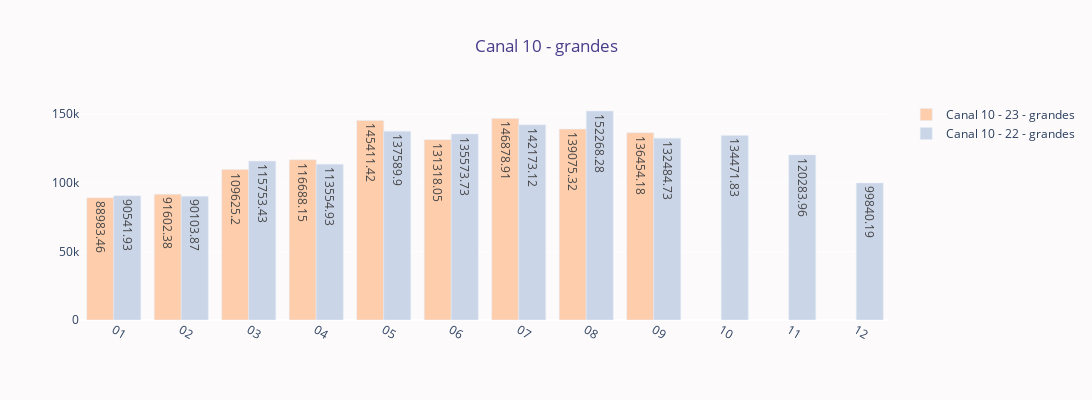

Notebook code for this chart:
### Markdown cell above
# grandes

### Code cell
qd =  grandes10_23.groupby(by='mes')['VolANP'].sum()
qo =  grandes10_22.groupby(by='mes')['VolANP'].sum()
qd = round(qd, 2)
qo = round(qo, 2)

trace1 = go.Bar(y=qd.values,
                x=qd.index,
                name = "Canal 10 - 23 - grandes",
                marker= dict (color ='#fdcdac' ),
                text=qd.values,
                orientation='v'
              )

trace2 = go.Bar(y=qo.values,
                x=qo.index,
                name = "Canal 10 - 22 - grandes",
                marker={'color' : '#cbd5e8'},
                text=qo.values,
                orientation='v'
              )



layout = go.Layout(
title= 'Canal 10 - grandes' ,
#barmode = 'stack',
width=1300,
height=450
)
#data = [trace0,trace1,trace2]
data = [trace1,trace2]
figure2 = go.Figure(data=data, layout=layout)
# Hide grid lines
figure2.update_xaxes(showgrid=False)
figure2.update_yaxes(showgrid=True)
figure2.update_layout(
    autosize=False,
    width= 1300,
    height=400
)
figure2.update_traces(textposition='inside')
figure2.update_yaxes(showticklabels=True)
figure2.update_layout(
        title = {"x": .5, "y": .90, "font": {"color":"darkslateblue"}},
        plot_bgcolor = "#fcfafa",
        paper_bgcolor = "#fcfafa"
    )
figure2.update_xaxes(tickangle=30)

### Figure 1 — Plotly figure (JSON) as saved in the notebook; plotly's stock layout.template omitted (floating-point values rounded to 4 significant figures)
{"data": [{"marker": {"color": "#fdcdac"}, "name": "Canal 10 - 23 - grandes", "orientation": "v", "text": [88980.0, 91600.0, 109600.0, 116700.0, 145400.0, 131300.0, 146900.0, 139100.0, 136500.0], "textposition": "inside", "type": "bar", "x": ["01", "02", "03", "04", "05", "06", "07", "08", "09"], "y": [88980.0, 91600.0, 109600.0, 116700.0, 145400.0, 131300.0, 146900.0, 139100.0, 136500.0]}, {"marker": {"color": "#cbd5e8"}, "name": "Canal 10 - 22 - grandes", "orientation": "v", "text": [90540.0, 90100.0, 115800.0, 113600.0, 137600.0, 135600.0, 142200.0, 152300.0, 132500.0, 134500.0, 120300.0, 99840.0], "textposition": "inside", "type": "bar", "x": ["01", "02", "03", "04", "05", "06", "07", "08", "09", "10", "11", "12"], "y": [90540.0, 90100.0, 115800.0, 113600.0, 137600.0, 135600.0, 142200.0, 152300.0, 132500.0, 134500.0, 120300.0, 99840.0]}], "layout": {"autosize": false, "height": 400, "paper_bgcolor": "#fcfafa", "plot_bgcolor": "#fcfafa", "title": {"font": {"color": "darkslateblue"}, "text": "Canal 10 - grandes", "x": 0.5, "y": 0.9}, "width": 1300, "xaxis": {"showgrid": false, "tickangle": 30}, "yaxis": {"showgrid": true, "showticklabels": true}}}
